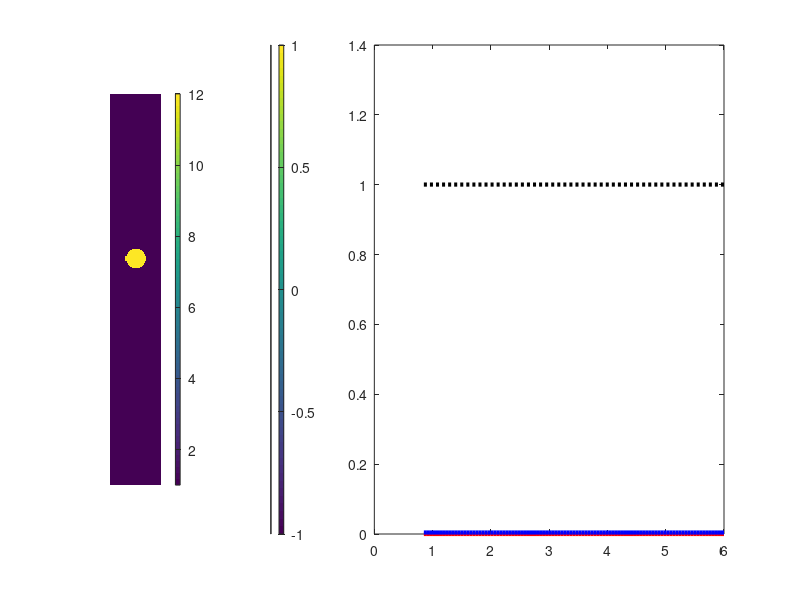

Here is the MATLAB script that generated this plot: (Note: this script raises an error after producing the figure.)
% FTDT_2D_TM.m

% INITILISE MATLAB
close all;
clc;
clear all;

% CONSTANTS
e0 = 8.85418782e-12;
u0 = 1.25663706e-6;
N0 = sqrt(u0/e0);            % Free space impedence
c0 = 2.99792458e8;


%%%%%%%%%%%%%%%%%%%%%%%%%%%%%%%%%%%%%%%%%%%%%%%%%%%%%%%
%% DASHBOARD
%%%%%%%%%%%%%%%%%%%%%%%%%%%%%%%%%%%%%%%%%%%%%%%%%%%%%%%


% SOURCE PARAMETERS
NFREQ = 100;                           % Number of freuency steps
freq1 = 8.5e11;                           % Initial frequency 
freq2 = 6e12;                          % Final frequency 
FREQ = linspace(freq1, freq2, NFREQ);  % Frequency array

% LOSSY SLAB PARAMETERS
f0 = mean(FREQ);                % Using the average frequency to maintain phase
lam0 = c0/f0;
d = 0.25*lam0;
er = 12;
sig = 100;

% BERENGERS PML PARAMETERS 
pml_ky = 1;
pml_ay = 1e-10;
pml_Npml = 3;
pml_R0 = 1e-8;


% GRID PARAMETERS
NRES = 20;                  % Number of points per wavelenth (the size of grid resultion)
Sx = 0.2*lam0;                % Physical width of grid
SPACER = 0.5*lam0*[1, 1];
NPML = [20, 20];            % Size of PML
nmax = sqrt(er);            % Maximum refractive index on grid

%%%%%%%%%%%%%%%%%%%%%%%%%%%%%%%%%%%%%%%%%%%%%%%%%%%%%%%
%% CALCULATE GRID
%%%%%%%%%%%%%%%%%%%%%%%%%%%%%%%%%%%%%%%%%%%%%%%%%%%%%%%

% CALCULATE GRID RESOLUTION 
lam0_min = c0/max(FREQ);        % Shortest freesapce wavelength
dx = lam0_min/nmax/NRES;        % Resolution of grid in x
dy = lam0_min/nmax/NRES;        % Resolution of grid in y

% SNAP GRID TO CRITICAL DIMENSION
ny = ceil(d/dy);
dy = d/ny;

% COMPUTE GRID SIZE
Nx = ceil(Sx/dx);                               % Size of grid in x
Sx = Nx*dx;                                     % Physical width 
Sy = SPACER(1) + d + SPACER(2);                 % Recalculate physical width incase of rounding
Ny = NPML(1) + ceil(Sy/dy) + NPML(2);           % Size of grid in y
Sy = Ny*dy;                  

% GRID AXES
xa = [0;Nx-1]*dx;
ya = [0;Ny-1]*dy;

% 2X GRID PARAMATERS
Nx2 = 2*Nx;                 % Size of 2X grid in x
dx2 = dx/2;                 % Resolution of 2X grid in x
Ny2 = 2*Ny;                 % Size of 2X grid in y
dy2 = dy/2;                 % Resolution of 2X grid in y
xa2 = [0:Nx2-1]*dx2;
xa2 = xa2 - mean(xa2);
ya2 = [0:Ny2-1]*dy2;
[Y2, X2] = meshgrid(ya2, xa2);

%%%%%%%%%%%%%%%%%%%%%%%%%%%%%%%%%%%%%%%%%%%%%%%%%%%%%%%
%% BUILD DEVICE ON THE GRID
%%%%%%%%%%%%%%%%%%%%%%%%%%%%%%%%%%%%%%%%%%%%%%%%%%%%%%%

% INITIALISE TO VACUUM
ERzz = ones(Nx, Ny);              % Material relative permitivity 
URxx = ones(Nx, Ny);              % Material relative permeabilty 
URyy = ones(Nx, Ny);              % Material relative permeabilty
SIGzz = zeros(Nx, Ny);            % Initialise Conductivity

% BUILD SLAB
%ny1 = NPML(1) + round(SPACER(1)/dy) + 1;    % Start index
%ny2 =  ny1 + round(d/dy) - 1;                                     % Final indez
%ERzz(:, ny1:ny2) = er;
%SIGzz(:, ny1:ny2) = sig;

% SHOW DEVICE 
%subplot(1,5,1);
%imagesc(xa,ya, ERzz.');
%axis equal tight;
%colorbar

%%%%%%%%%%%%%%%%%%%%%%%%%%%%%%%%%%%%%%%%%%%%%%%%%%%%%%%
%% BUILD DEVICE ON THE GRID
%%%%%%%%%%%%%%%%%%%%%%%%%%%%%%%%%%%%%%%%%%%%%%%%%%%%%%%

% DILECTRIC PROPERTIES
er_air = 1;
r = 3.5e-6;                             % Radius 
NP = 3;

% INITIALISE TO VACUUM
UR2 = ones(Nx2, Ny2);              % Material relative permeabilty 

% BUILD DIELECTRIC
ER2 = zeros(Nx2, Ny2);
SIG2 = zeros(Nx2, Ny2);
y1 = NPML(1)*dy + SPACER(1);
for np = 1 : NP
    y0 = y1;
    A = (X2).^2 + (Y2-y0).^2;
    ER2 = ER2 | (A < r^2);
end 

% SCALE TO REAL WORLD
ER3 = ER2;
ER2 = er_air + (er - er_air)*ER2;
SI2 = sig*ER3;

% EXTRACT 1X GRID ARRAYS
ERzz = ER2(1:2:Nx2, 1:2:Ny2);
URxx = UR2(1:2:Nx2, 2:2:Ny2);
URyy = UR2(2:2:Nx2, 1:2:Ny2);
SIGzz = SI2(1:2:Nx2, 1:2:Ny2);

% SHOW DEVICE
subplot(1, 5, 1);
imagesc(xa2, ya2, ER2.');
set(gca,'fontsize',20) 
axis equal tight off
colorbar;

%%%%%%%%%%%%%%%%%%%%%%%%%%%%%%%%%%%%%%%%%%%%%%%%%%%%%%%
%% CALCULATE SOURCE
%%%%%%%%%%%%%%%%%%%%%%%%%%%%%%%%%%%%%%%%%%%%%%%%%%%%%%%

% COMPUTE STABLE TIME-STEP
dmin = min([dx, dy]);             % Minimum resultion of the simulation  
dt = dmin/(2*c0);                 % Time step

% CACULATE GAUSSIAN PULSE POSITION AND RECORD PLANES
ny_ref = NPML(1) + 1;             % Position where reflectance is recorded
ny_src = ny_ref + 1;              % Postion of the source along the Ny 
ny_trn = Ny - NPML(2);            % Position where transmittance is recorded

% MATERIAL PROPERTIES
ursrc = URxx(1, ny_src);
urtrn = URxx(1, ny_trn);
ersrc = ERzz(1, ny_src);
ertrn = ERzz(1, ny_trn);
nref = sqrt(ursrc*ersrc);       % Refrative index of reflection side
ntrn = sqrt(urtrn*ertrn);       % Refrative index of transmission side

% GUASSIAN PULSE PARAMETERS
tau = 0.5/max(FREQ);                   % Pulse duration
t0 = 3*tau;              % Delay of the pulse

% CACULATE NUMBER OF TIME STEPS
tprop = nmax*Sy/c0;               % Time for the wave to propagate along whole grid
t = 2*t0 + 15*tprop;               % The total time of the simulation
STEPS = ceil(t/dt);               % Number of iterations

% COMPUTE GAUSSIAN PULSE
ETAsrc = sqrt(URxx(1, ny_src)/ERzz(1, ny_src));   % Relative impedance of the source
nsrc = sqrt(URxx(1, ny_src)*ERzz(1, ny_src));     % Relative refrative index of the source
delt = 0.5*dt + 0.5*nsrc*dy/c0;                   % Times between the magnetic and electric field
t = [0:STEPS-1]*dt;
Ezsrc = exp(-((t-t0)/tau).^2);
Hxsrc = (1/ETAsrc) * exp(-((t-t0+ delt)/tau).^2);

% COMPENSATE FOR DISPERSION 
k0 = 2*pi*f0/c0;                % Free sapce wave number
f = c0*dt/sin(pi*f0*dt)*sin(k0*dy/2)/dy;            
ERzz = f*ERzz;
URxx = f*URxx;
URyy = f*URyy;

%%%%%%%%%%%%%%%%%%%%%%%%%%%%%%%%%%%%%%%%%%%%%%%%%%%%%%%
%% CALCULATE PML CONDUCTIVITY ON 2X GRID
%%%%%%%%%%%%%%%%%%%%%%%%%%%%%%%%%%%%%%%%%%%%%%%%%%%%%%%

% INITILISE PML CONDUCTIVITIES
sigy2 = zeros(Nx2, Ny2);


% ADD YLO CONDUCTIVITY
sigmax = -(pml_Npml + 1)*log(pml_R0)/(4*N0*NPML(1)*dy2);
for ny = 1 : 2*NPML(1)
    ny1 = 2*NPML(1) - ny + 1;
    sigy2(:, ny1) = sigmax*(ny/2/NPML(1))^pml_Npml;
end
% ADD YHI CONDUCTIVITY
sigmax = -(pml_Npml + 1)*log(pml_R0)/(4*N0*NPML(2)*dy2);
for ny = 1 : 2*NPML(2)
    ny1 = Ny2 - 2*NPML(2) + ny;
    sigy2(:, ny1) = sigmax*(ny/2/NPML(2))^pml_Npml;
end


%%%%%%%%%%%%%%%%%%%%%%%%%%%%%%%%%%%%%%%%%%%%%%%%%%%%%%%
%% CALCULATE UPDATE COEFFICIENTS
%%%%%%%%%%%%%%%%%%%%%%%%%%%%%%%%%%%%%%%%%%%%%%%%%%%%%%%

% M
M = c0*dt;

% CALCULATE UPDATE COEFFICIENTS FOR Bx
sigy = sigy2(1: 2: Nx2, 2: 2: Ny2);
bBxy = exp(-(sigy/pml_ky + pml_ay)*dt/e0);
cBxy = sigy./(sigy*pml_ky + pml_ay*pml_ky^2).*(bBxy - 1);


% CALCULATE UPDATE COEFFICIENTS FOR Dz
sigy = sigy2(1: 2: Nx2, 1: 2: Ny2);
bDzy =  exp(-(sigy/pml_ky + pml_ay)*dt/e0);
cDzy = sigy./(sigy*pml_ky + pml_ay*pml_ky^2).*(bDzy - 1);

% CALCULATE UPDATE COEFFICIENTS FOR Ez
Az = (dt*c0)*SIGzz;

%%%%%%%%%%%%%%%%%%%%%%%%%%%%%%%%%%%%%%%%%%%%%%%%%%%%%%%
%% INITIALISE FDTD TERMS
%%%%%%%%%%%%%%%%%%%%%%%%%%%%%%%%%%%%%%%%%%%%%%%%%%%%%%%

% INITIALISE FILEDS TO ZERO 
Bx = zeros(Nx, Ny);
By = zeros(Nx, Ny);
Hx = zeros(Nx, Ny);
Hy = zeros(Nx, Ny);
Dz = zeros(Nx, Ny);
Ez = zeros(Nx, Ny);

% INITIALISE DERIVATIVE ARRAYS
dEzx = zeros(Nx, Ny);
dEzy = zeros(Nx, Ny);
dHxy = zeros(Nx, Ny);
dHyx = zeros(Nx, Ny);

% INITIALISE CONVOLUTIONS
psiBx_ylo = zeros(Nx, NPML(1));
psiBx_yhi = zeros(Nx, NPML(2));
psiDz_ylo = zeros(Nx, NPML(1));
psiDz_yhi = zeros(Nx, NPML(2));

% INITIALISE INTEGRATION
IEz = zeros(Nx,Ny);

% INITIALISE FOURIER TRANSFORM
K = exp(-1i*2*pi*FREQ*dt);                      % Calculate the kernals for each position on grid
EREF = zeros(Nx, NFREQ);                        % Reflected steady state fields FT
ETRN = zeros(Nx, NFREQ);                        % Transmitted steady state fields FT
SRC = zeros(1, NFREQ);                          % FT of the source

%%%%%%%%%%%%%%%%%%%%%%%%%%%%%%%%%%%%%%%%%%%%%%%%%%%%%%%
%% MAIN FDTD LOOP
%%%%%%%%%%%%%%%%%%%%%%%%%%%%%%%%%%%%%%%%%%%%%%%%%%%%%%%

%
% MAIN LOOP -- ITERATE OVER TIME
%
for T = 1 : STEPS

    % CALCULATE DERIVATIVES OF E
        % dEzy
        for nx = 1 : Nx
            for ny = 1 : Ny - 1 
                dEzy(nx, ny) = (Ez(nx, ny+1) - Ez(nx, ny))/dy;
            end
            dEzy(nx, Ny) = (Ez(nx, 1) - Ez(nx, Ny))/dy;
        end
        % dEzx
        for ny = 1 : Ny
            for nx = 1 : Nx - 1 
                dEzx(nx, ny) = (Ez(nx+1, ny) - Ez(nx, ny))/dx;
            end
            dEzx(Nx, ny) = (Ez(1, ny) - Ez(Nx, ny))/dx;
        end
    % INCOPORATE TF/SF CORRECTION
    dEzy(:, ny_src-1) = dEzy(:, ny_src-1) - Ezsrc(T)/dy;
    
    % UPDATE CONVOLUTIONS FOR B FIELD UPDATES
    psiBx_ylo = bBxy(:, 1: NPML(1)).*psiBx_ylo ...
        + cBxy(:, 1: NPML(1)).*dEzy(:, 1: NPML(1));
    psiBx_yhi = bBxy(:, Ny - NPML(2) + 1: Ny).*psiBx_yhi ...
        + cBxy(:, Ny - NPML(2) + 1: Ny).*dEzy(:, Ny - NPML(2) + 1: Ny);
    
    % UPDATE B FROM E
    Bx = Bx - M*(dEzy/pml_ky);
    Bx(:, 1: NPML(1)) = Bx(:, 1: NPML(1)) ...
        - M.* psiBx_ylo;
    Bx(:, Ny - NPML(2) + 1: Ny) = Bx(:, Ny - NPML(2) + 1: Ny) ...
        - M.* psiBx_yhi;
    By = By - M*(-dEzx);

    % UPDATE H from B
    Hx = Bx./URxx;
    Hy = By./URyy;

    % CALCULATE DERIVATIVES OF H
        % dHyx
        for ny = 1 : Ny
            dHyx(1, ny) = (Hy(1, ny) - Hy(Nx, ny))/dx;
            for nx = 2 : Nx
                dHyx(nx, ny) = (Hy(nx, ny) - Hy(nx-1, ny))/dx;
            end
        end
        % dHxy
        for nx = 1 : Nx
            dHxy(nx, 1) = (Hx(nx, 1) - Hx(nx, Ny))/dy;
            for ny = 2 : Ny 
                dHxy(nx, ny) = (Hx(nx, ny) - Hx(nx, ny-1))/dy;
            end
        end
    
    % INCOPORATE TF/SF CORRECTION
    dHxy(:, ny_src) = dHxy(:, ny_src) - Hxsrc(T)/dy;


    % UPDATE CONVOLUTIONS FOR D FIELD UPDATES
    psiDz_ylo = bDzy(:, 1: NPML(1)).*psiDz_ylo ...
       + cDzy(:, 1: NPML(1)).*dHxy(:, 1: NPML(1));
    psiDz_yhi = bDzy(:, Ny - NPML(2) + 1: Ny).*psiDz_yhi ...
       + cDzy(:, Ny - NPML(2) + 1: Ny).*dHxy(:, Ny - NPML(2) + 1: Ny);
    
    % UPDATE D FROM H
    Dz = Dz + M*(dHyx - dHxy/pml_ky);
    Dz(:, 1: NPML(1)) = Dz(:, 1: NPML(1)) - M*psiDz_ylo;
    Dz(:, Ny - NPML(2) + 1: Ny) = Dz(:, Ny - NPML(2) + 1: Ny)...
        - M*psiDz_yhi;

    % UPDATE E from D
    IEz = IEz + Ez;
    Ez = (Dz - Az.*IEz)./ERzz;

    % UPDATE FOURIER TRANSFORM
    for nfreq = 1 : NFREQ
        EREF(:,nfreq) = EREF(:,nfreq) + (K(nfreq)^T)*Ez(:, ny_ref);
        ETRN(:,nfreq) = ETRN(:,nfreq) + (K(nfreq)^T)*Ez(:, ny_trn);
        SRC(nfreq) = SRC(nfreq) + (K(nfreq)^T)*Ezsrc(T);
    end
    
    % SHOW FIELDS
    d = 1;                     % decrease number to increase the darkness of the wave fronts
    if mod(T,10) == 0

        % CALCULATE REF & TRN ARRAYS
        REF = zeros(1, NFREQ);
        TRN = zeros(1, NFREQ );
        for nfreq = 1 : NFREQ

            % GET NEXT FREQUENCY 
            lam0 = c0/FREQ(nfreq);
            k0 = 2*pi/lam0;

            % CALCULATE WAVE VECTOR COMPONENTS
            m = [-floor(Nx/2) : +  floor((Nx-1)/2)].';
            kxi = -m*2*pi/Sx;
            kyinc = k0*nref;
            kyref = sqrt((k0*nref)^2 - kxi.^2);
            kytrn = sqrt((k0*ntrn)^2 - kxi.^2);

            % REFLECTION 
            eref = EREF(:,nfreq)/SRC(nfreq);
            aref = fftshift(fft(eref))/Nx;
            RDE = abs(aref).^2.*real(kyref/kyinc);
            TRN(nfreq) = sum(RDE); 

             % TRANSMISSION 
            etrn = ETRN(:,nfreq)/SRC(nfreq);
            atrn = fftshift(fft(etrn))/Nx;
            TDE = abs(atrn).^2.*real(ursrc/urtrn*kytrn/kyinc);
            REF(nfreq) = sum(TDE);
        end
        if TRN == 0
            ABSOR =  0.5* REF;
            CON = REF + ABSOR + (REF + TRN)/T;

        else
             ABSOR = 1 - (REF + TRN);
             CON = REF + TRN + ABSOR + (REF + TRN)/T;
        end
       
        % SHOW FIELD
        subplot(1, 5, 2)
        imagesc(xa, ya, Ez.');
        set(gca,'fontsize',20) 
        axis equal tight;
        colorbar;
        caxis(d*[-1, 1]);  

        % SHOW FREQUENCY RESPONSE 
        subplot(1, 5, 3:5)
        plot(FREQ*10^(-12), CON, ':k', 'LineWidth',3);
        hold on;
        plot(FREQ*10^(-12), REF, '-r','LineWidth',3);
        plot(FREQ*10^(-12), TRN, '-b','LineWidth',3);
        plot(FREQ*10^(-12), ABSOR, '-G','LineWidth',3);
        hold off;
        axis tight;
        xlim([FREQ(1), FREQ(NFREQ)]*10^(-12))
        ylim([-0.05, 1.1]);
        xlabel('FREQUENCY (THz)');
        title(['iteration ' num2str(T) ' of ' num2str(STEPS)]);
        set(gca,'fontsize',20) 
        drawnow;
    end
end
